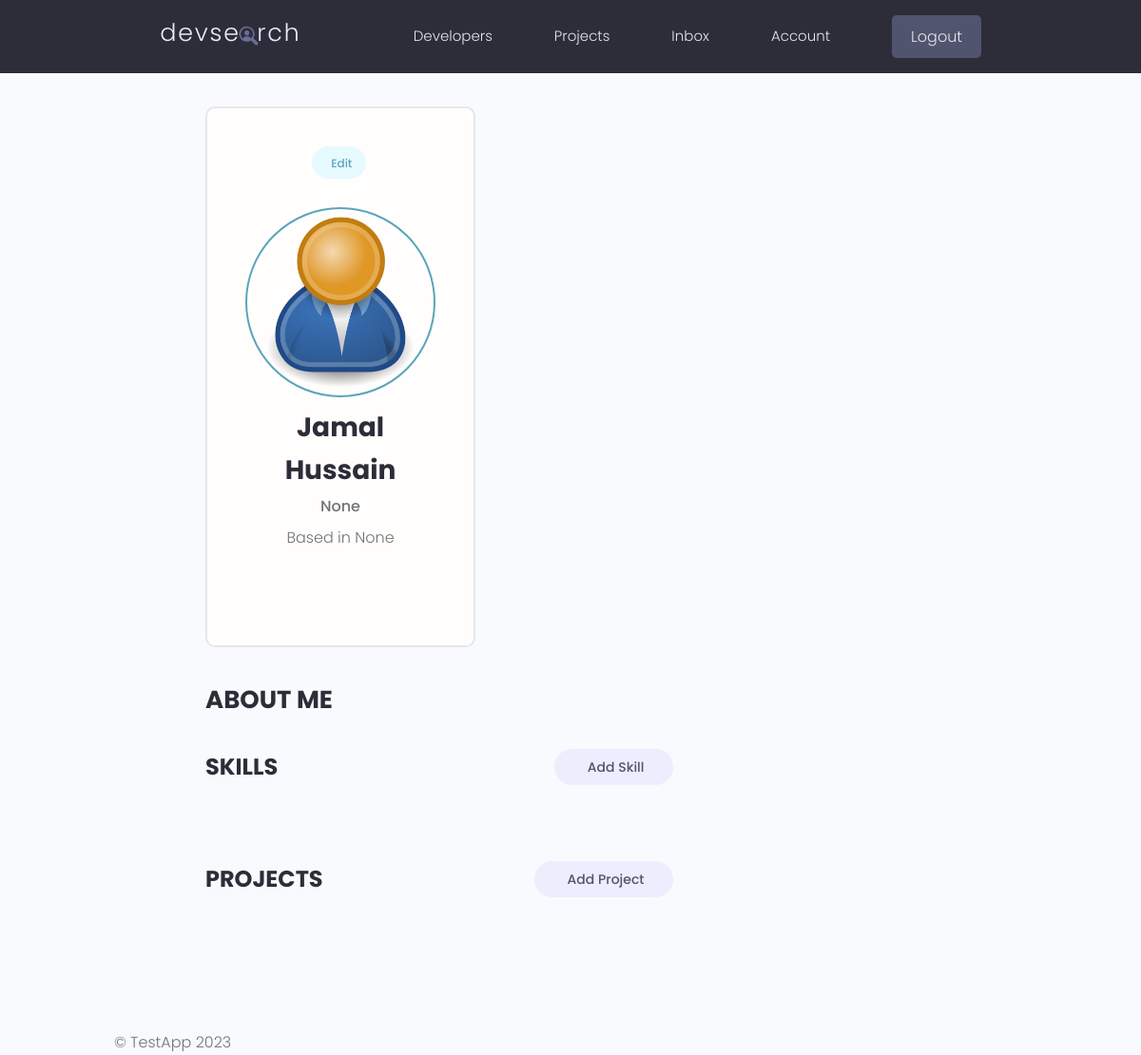
/user-account/ (signed in), run on the app's committed database.
### users/models.py (models this page shows, shortened)
class Profile(models.Model):
    user = models.OneToOneField(User, on_delete=models.CASCADE, null=True, blank=True)
    name = models.CharField(max_length=256, null=True, blank=True)
    email = models.CharField(max_length=256, null=True, blank=True)
    short_intro = models.CharField(max_length=256, null=True, blank=True)
    location = models.CharField(max_length=256, null=True, blank=True)
    bio = models.TextField(null=True, blank=True)
    profile_image = models.ImageField(upload_to="profile_pictures", default="profile_pictures/user-default.png", null=True, blank=True)
    social_github = models.CharField(max_length=256, null=True, blank=True)
    social_youtube = models.CharField(max_length=256, null=True, blank=True)
    social_twitter = models.CharField(max_length=256, null=True, blank=True)
    social_linkedin = models.CharField(max_length=256, null=True, blank=True)
    social_website = models.CharField(max_length=256, null=True, blank=True)
    created_at = models.DateTimeField(auto_now_add=True)
    updated_at = models.DateTimeField(auto_now=True)
    id = models.UUIDField(default=uuid.uuid4, primary_key=True, unique=True, editable=False)
    class Meta:
        ordering = ["created_at"]

### users/views.py (the view)
# urls.py: path("user-account/", views.user_account, name="account"),
@login_required(login_url="login")
def user_account(request):
    profile = request.user.profile
    skills = profile.skill_set.all()
    ctx = {"profile": profile, "skills": skills}
    return render(request, template_name="users/user-account.html", context=ctx)

### users/templates/users/user-account.html (shortened to what this page needs)
{% extends "testapp/index.html" %}
{% block content %}
  <main class="settingsPage profile my-md">
    <div class="container">
      <div class="layout">
        <div class="column column--1of3">
          <div class="card text-center">
            <div class="card__body dev">
              <a class="tag tag--pill tag--main settings__btn" href="{% url 'update-account' %}"> Edit</a>
              <img class="avatar avatar--xl dev__avatar" src="{{ profile.profile_image.url }}" />
              <h2 class="dev__name">{{ profile.name }}</h2>
              <p class="dev__title">{{ profile.short_intro|slice:"50" }}</p>
              <p class="dev__location">Based in {{ profile.location }}</p>
            </div>
          </div>
        </div>
        <div class="column column--2of3">
          <div class="devInfo">
            <h3 class="devInfo__title">About Me</h3>
          </div>
          <div class="settings">
            <h3 class="settings__title">Skills</h3>
            <a class="tag tag--pill tag--sub settings__btn tag--lg" href="{% url 'create-skill' %}"> Add Skill</a>
          </div>
          <div class="settings">
            <h3 class="settings__title">Projects</h3>
            <a class="tag tag--pill tag--sub settings__btn tag--lg" href="{% url 'project-form' %}"> Add Project</a>
          </div>
        </div>
      </div>
    </div>
  </main>
{% endblock %}

### testapp/templates/testapp/index.html (shortened to what this page needs)
<!DOCTYPE html>
<html lang="en">
<head>
    {% load static %}
    <link rel="stylesheet" href="https://cdnjs.cloudflare.com/ajax/libs/material-design-iconic-font/2.2.0/css/material-design-iconic-font.min.css" />
    <link rel="stylesheet" href="{% static 'uikit/styles/uikit.css' %}" />
    <link rel="stylesheet" href="{% static 'styles/app.css' %}" />
</head>
<body>
    {% include "testapp/header.html" %}
    <main>
        <div class="container py-3">
            {% block content %}
            {% endblock %}
        </div>
    </main>
    {% include "testapp/footer.html" %}
</body>
</html>

### testapp/templates/testapp/header.html (shortened to what this page needs)
  {% load static %}
  <header class="header">
    <div class="container container--narrow">
      <a href="{% url 'home' %}" class="header__logo">
        <img src="{% static 'images/logo.svg' %}" alt="DevSearch Logo" />
      </a>
      <nav class="header__nav">
        <ul class="header__menu">
          <li class="header__menuItem"><a href="{% url 'profiles' %}">Developers</a></li>
          <li class="header__menuItem"><a href="{% url 'projects' %}">Projects</a></li>
          {% if request.user.is_authenticated %}
          <li class="header__menuItem"><a href="{% url 'inbox' %}">Inbox</a></li>
          <li class="header__menuItem"><a href="{% url 'account' %}">Account</a></li>
          <li class="header__menuItem"><a href="{% url 'logout' %}" class="btn btn--sub">Logout</a></li>
          {% else %}
          <li class="header__menuItem"><a href="{% url 'login' %}" class="btn btn--sub">Login/Sign Up</a></li>
          {% endif %}
        </ul>
      </nav>
    </div>
  </header>

### testapp/templates/testapp/footer.html
<footer class="bg-dark">
    <div class="container py-2">
        <p>&copy; TestApp 2023</p>
    </div>
</footer>

### static/styles/app.css (style rules this page uses)
:root { --color-sub: #2d2d39; }
.btn--sub { background-color: var(--color-sub-light); }
.card { border: 2px solid var(--color-light); }
img { width: 100%; }
.header { position: sticky; z-index: 111; background-color: var(--color-sub); padding: 1.5rem 0; }
.header > .container { display: flex; justify-content: space-between; align-items: center; }
.header__logo > img { height: 3.8rem; }
.header__nav > ul { display: inline-flex; align-items: center; list-style: none; gap: 6.5rem; }
.header__menuItem > a { color: var(--color-light); font-weight: 300; }
.profile .card > .dev { padding: 4rem; }
.dev__avatar { display: block; margin: auto; }
.dev__name { color: var(--color-sub); font-size: 2.8rem; font-weight: 700; margin-top: 1rem; margin-bottom: 0.5rem; }
.dev__title { font-size: 1.6rem; font-weight: 500; line-height: 1.3; }
.dev__location { margin-top: 1rem; }
.devInfo { margin-bottom: 3rem; }
.devInfo__title, .devInfo__subtitle { font-size: 2.6rem; color: var(--color-sub); text-transform: uppercase; font-weight: 700; margin-bottom: 1.5rem; }
.settingsPage .dev > .settings__btn { display: inline-block; margin-bottom: 3rem; }
.settings { display: flex; justify-content: space-between; align-items: center; }
.settings__title { font-size: 2.4rem; text-transform: uppercase; font-weight: 700; color: var(--color-sub); }

### static/uikit/styles/modules/_variables.css (style rules this page uses)
:root { --color-main: #5aa5b9; --color-main-light: #e6faff; --color-sub: #3f4156; --color-sub-light: #51546e; --color-sub-lighter: #ededfd; --color-text: #737373; --color-gray: #8b8b8b; --color-light: #e5e7eb; --color-light-gray: #767676; --color-bg: #f8fafd; --color-white: #fffefd; --color-white-light: #f3f3f3; --color-success: #359e64; --color-success-bg: #def8e8; --color-error: #fc4b0b; --color-error-bg: #fff2ee; --font-base: 'Poppins', arial, helvetica, 'Segoe UI', roboto, ubuntu, sans-serif; --font-monospace: 'Fira Code', 'Courier New', courier, monospace; --font-regular: 300; --font-medium: 500; --font-bold: 700; --generic-shadow: 1px 1px 5px #00000010; --generic-transition: all 0.3s ease-in-out; }

### static/uikit/styles/modules/_base.css (style rules this page uses)
* { margin: 0; padding: 0; box-sizing: border-box; text-rendering: optimizeLegibility; color: inherit; font-size: inherit; }
html { font-size: 50%; }
@media only screen and (min-width: 480px) { html { font-size: 56.25%; } }
@media only screen and (min-width: 1200px) { html { font-size: 62.5%; } }
body { line-height: 1.6; font-weight: 400; font-size: 1.5rem; color: var(--color-text); background-color: var(--color-bg); min-height: 100vh; }

### static/uikit/styles/modules/_typography.css (style rules this page uses)
* { font-family: var(--font-base); }
h2 { font-size: 3.6rem; font-weight: var(--font-bold); }
h3 { font-size: 3.2rem; font-weight: var(--font-medium); }
p, span, strong { font-size: 1.6rem; color: var(--color-text); font-weight: var(--font-regular); }
a { padding-bottom: 2px; text-decoration: none; display: inline-block; color: var(--color-main); font-weight: var(--font-medium); }

### static/uikit/styles/modules/_utilities.css (style rules this page uses)
.container { width: 92%; max-width: 165rem; margin: 0 auto; box-sizing: border-box; }
.container--narrow { width: 92%; max-width: 120rem; }
@media screen and (min-width: 1000px) { .container { width: 90%; } }
@media screen and (min-width: 1000px) { .container--narrow { width: 85%; } }
@media screen and (min-width: 1200px) { .container { width: 80%; } }
@media screen and (min-width: 1200px) { .container--narrow { width: 72%; } }
.text-center { text-align: center; }
.my-md { margin: 3rem auto; }

### static/uikit/styles/modules/_avatar.css (style rules this page uses)
.avatar { border-radius: 50%; border: 2px solid var(--color-main); object-fit: cover; }
.avatar--xl { height: 20rem; width: 20rem; }

### static/uikit/styles/modules/_button.css (style rules this page uses)
.btn { display: inline-block; position: relative; cursor: pointer; background-color: var(--color-light); font-weight: var(--font-medium); color: var(--color-sub); text-decoration: none; padding: 1rem 2rem; border-radius: 0.5rem; border: none; width: -webkit-fit-content; width: -moz-fit-content; width: fit-content; height: -webkit-fit-content; height: -moz-fit-content; height: fit-content; font-size: 1.6rem; outline-width: 0; outline-color: transparent; -webkit-backface-visibility: hidden; backface-visibility: hidden; transition: all 0.3s ease-in-out; }
.btn--sub { background-color: var(--color-sub); color: var(--color-white); }

### static/uikit/styles/modules/_card.css (style rules this page uses)
.card { border-radius: 1rem; background-color: var(--color-white); border: 1.5px solid var(--color-light); width: auto; height: auto; margin-top: 0.5rem; margin-bottom: 0.5rem; overflow: hidden; }
.card__body, .card__header { padding: 2rem 2.5rem; }

### data on the page
Profile: profile_image (placeholder picture), name "Jamal Hussain", short_intro "None", location "None"
